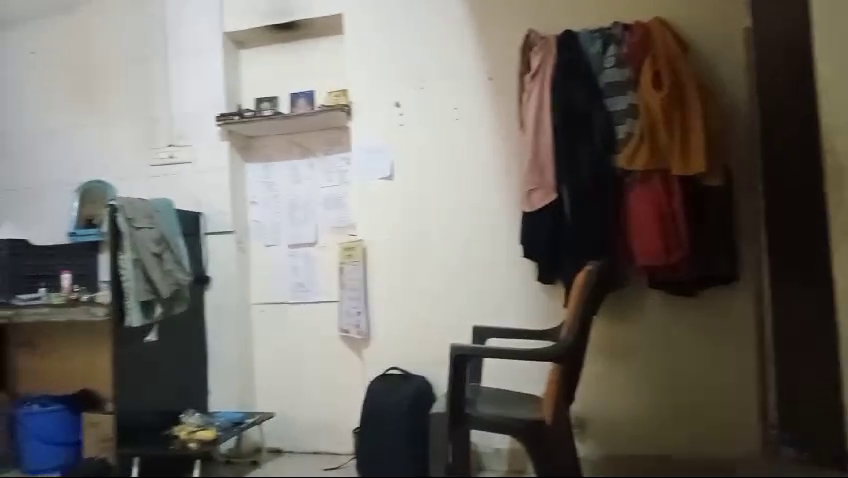
#> input picture frame 20 of sample_video.mp4, 848 x 478 px
$ python Tut_13.py
#> lines starting #> are read from the running program, lines starting #| are printed output that depends on the picture
import cv2
import numpy as np

print('working with the videos')

# cap = cv2.VideoCapture(arg)
# Now there are 4 ways we can use the videoCapture Object depending what you pass in as arg:

# 1. Using Live camera feed: You pass in an integer number i.e. 0,1,2 etc e.g. cap = cv2.VideoCapture(0), now you will be able to use your webcam live stream.

# 2. Playing a saved Video on Disk: You pass in the path to the video file e.g. cap = cv2.VideoCapture(Path_To_video).

# 3. Live Streaming from URL using Ip camera or similar: You can stream from a URL e.g. cap = cv2.VideoCapture(protocol://host:port/script_name?script_params|auth) Note, that each video stream or IP camera feed has its own URL scheme.

# 4. Read a sequence of Images: You can also read sequences of images but this is not used much.

# The next step After Initializing is read from video frame by frame, we do this by using cap.read().

# ret, frame = cap.read()
# 1. ret is the boolean value.  boolean variable which either returns True if the frame was successfully read otherwise False if it fails to read the next frame.
# 2. This will be a frame/image of our video. Now everytime we run cap.read() it will give us a new frame so we will put cap.read() in a loop and show all the frames sequentially , it will look like we are playing a video but actually we are just displaying frame by frame.
# After exiting the loop there is one last thing you must do, you must release the cap object you created by doing cap.release() otherwise your camera will stay on even after the program ends. You may also want to destroy any remaining windows after the loop.

# Initialize Video capture Object.
cap = cv2.VideoCapture('sample_video.mp4')
while(True):
    ret,frame = cap.read()
#> frame is the input picture: shape (478, 848, 3); mean B, G, R 104.3, 110.5, 114.6

    if not ret:
        break

    gray = cv2.cvtColor(frame,cv2.COLOR_BGR2GRAY)
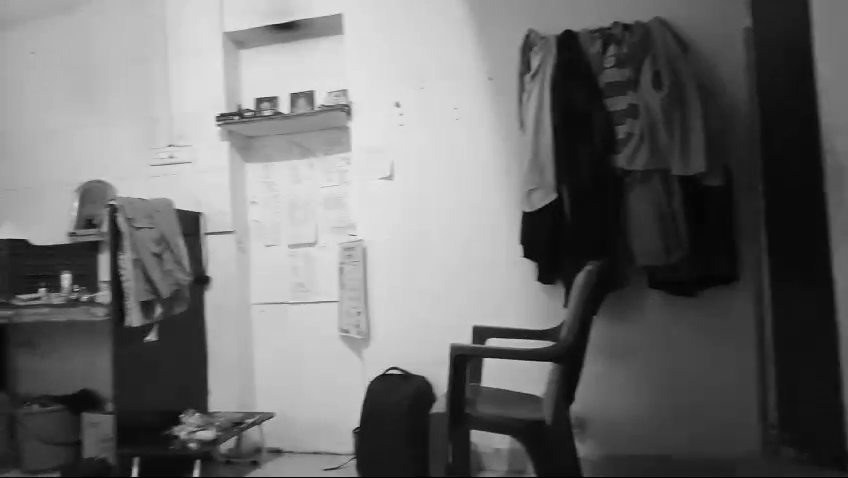
#> gray: shape (478, 848); min 0, max 233, mean 111
    # Show the frame we just read
    cv2.imshow('frame',gray)

    # Wait for the 1 millisecond, before showing the next frame.
    #  If the user presses the `q` key then exit the loop.
    if cv2.waitKey(50)  ==  ord('q'):
#> (key q is pressed here)
        break
# Release the camera
cap.release()

# Destroy the windows you created
cv2.destroyAllWindows()


$ run again, starting later in the video
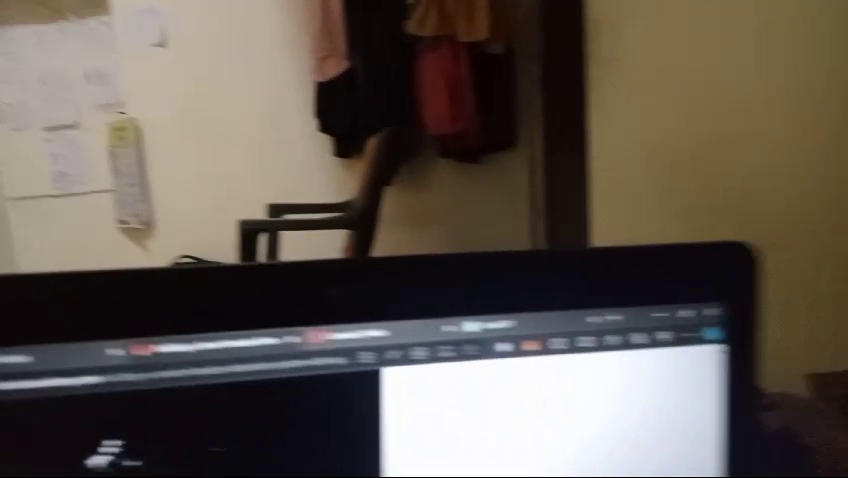
#> input picture frame 92 of sample_video.mp4, 848 x 478 px
#> frame is the input picture: shape (478, 848, 3); mean B, G, R 82.1, 90.4, 99.2
#> `gray = cv2.cvtColor(frame,cv2.COLOR_BGR2GRAY)`:
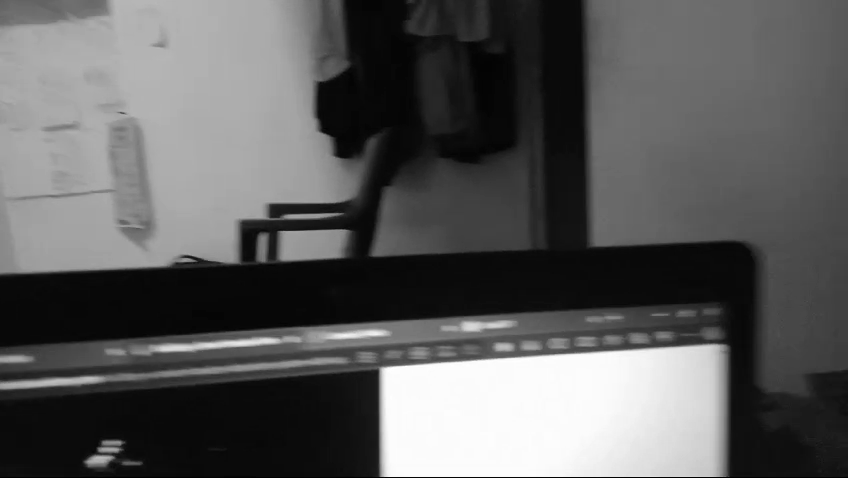
#> gray: shape (478, 848); min 0, max 255, mean 92.1

$ run again, starting later in the video
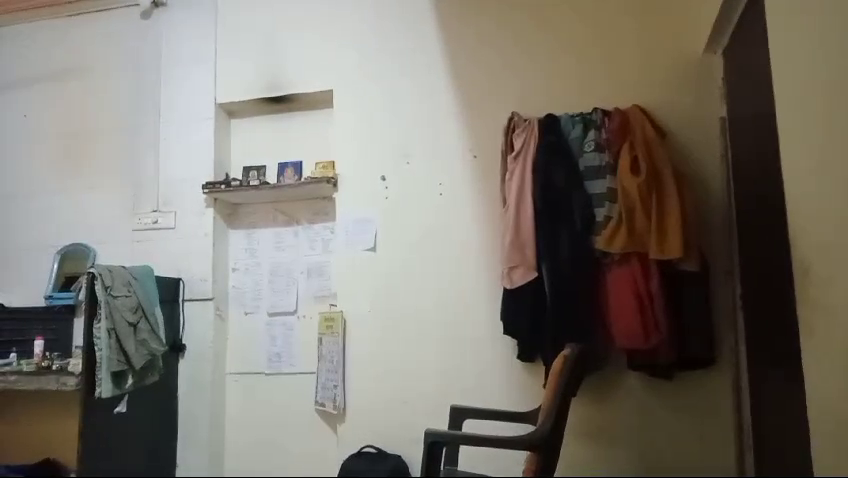
#> input picture frame 164 of sample_video.mp4, 848 x 478 px
#> frame is the input picture: shape (478, 848, 3); mean B, G, R 112.5, 121.3, 125.8
#> `gray = cv2.cvtColor(frame,cv2.COLOR_BGR2GRAY)`:
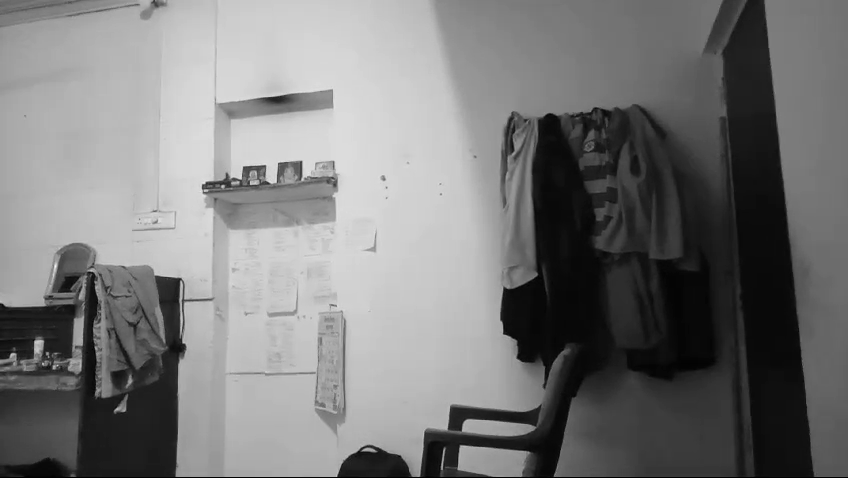
#> gray: shape (478, 848); min 0, max 248, mean 121.6
